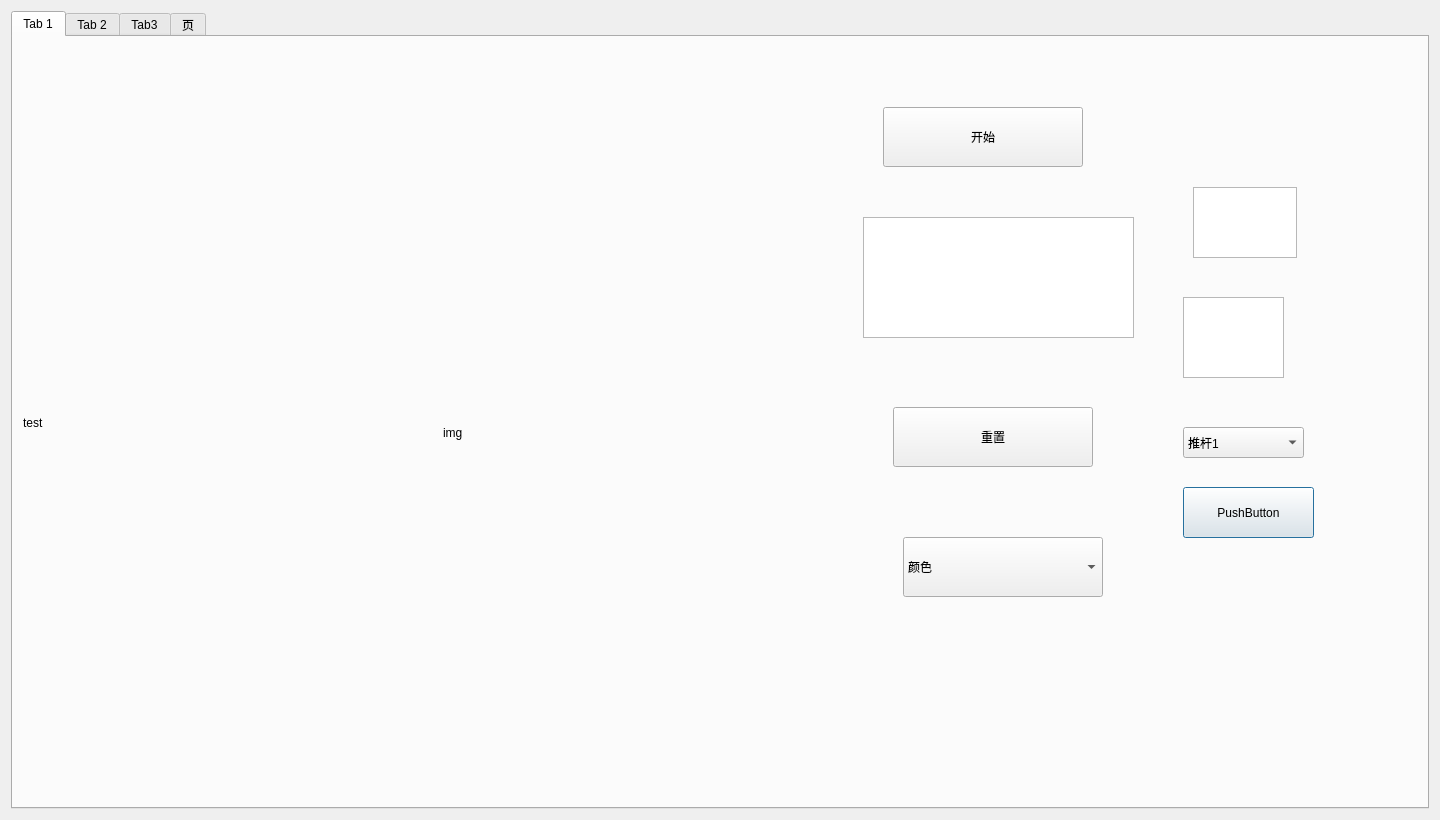
<?xml version="1.0" encoding="UTF-8"?>
<ui version="4.0">
 <class>Dialog</class>
 <widget class="QDialog" name="Dialog">
  <property name="geometry">
   <rect>
    <x>0</x>
    <y>0</y>
    <width>1440</width>
    <height>820</height>
   </rect>
  </property>
  <property name="windowTitle">
   <string>Dialog</string>
  </property>
  <layout class="QGridLayout" name="gridLayout">
   <item row="0" column="1">
    <widget class="QTabWidget" name="tabWidget">
     <property name="sizePolicy">
      <sizepolicy hsizetype="Minimum" vsizetype="Expanding">
       <horstretch>0</horstretch>
       <verstretch>0</verstretch>
      </sizepolicy>
     </property>
     <property name="currentIndex">
      <number>0</number>
     </property>
     <widget class="QWidget" name="tab">
      <attribute name="title">
       <string>Tab 1</string>
      </attribute>
      <widget class="QLabel" name="koutu_img">
       <property name="geometry">
        <rect>
         <x>430</x>
         <y>30</y>
         <width>391</width>
         <height>731</height>
        </rect>
       </property>
       <property name="text">
        <string>img</string>
       </property>
      </widget>
      <widget class="QLabel" name="img_orign">
       <property name="enabled">
        <bool>true</bool>
       </property>
       <property name="geometry">
        <rect>
         <x>10</x>
         <y>10</y>
         <width>401</width>
         <height>751</height>
        </rect>
       </property>
       <property name="sizePolicy">
        <sizepolicy hsizetype="Preferred" vsizetype="Preferred">
         <horstretch>0</horstretch>
         <verstretch>0</verstretch>
        </sizepolicy>
       </property>
       <property name="text">
        <string>test</string>
       </property>
      </widget>
      <widget class="QComboBox" name="choice_puh">
       <property name="geometry">
        <rect>
         <x>1170</x>
         <y>390</y>
         <width>121</width>
         <height>31</height>
        </rect>
       </property>
       <item>
        <property name="text">
         <string>推杆1</string>
        </property>
       </item>
       <item>
        <property name="text">
         <string>推杆2</string>
        </property>
       </item>
       <item>
        <property name="text">
         <string>推杆3</string>
        </property>
       </item>
       <item>
        <property name="text">
         <string>推杆4</string>
        </property>
       </item>
       <item>
        <property name="text">
         <string>推杆5</string>
        </property>
       </item>
      </widget>
      <widget class="QTextEdit" name="uper">
       <property name="geometry">
        <rect>
         <x>1180</x>
         <y>150</y>
         <width>104</width>
         <height>71</height>
        </rect>
       </property>
      </widget>
      <widget class="QTextEdit" name="downer">
       <property name="geometry">
        <rect>
         <x>1170</x>
         <y>260</y>
         <width>101</width>
         <height>81</height>
        </rect>
       </property>
      </widget>
      <widget class="QPushButton" name="applay">
       <property name="geometry">
        <rect>
         <x>1170</x>
         <y>450</y>
         <width>131</width>
         <height>51</height>
        </rect>
       </property>
       <property name="text">
        <string>PushButton</string>
       </property>
      </widget>
      <widget class="QTextEdit" name="txt_hsv">
       <property name="geometry">
        <rect>
         <x>850</x>
         <y>180</y>
         <width>271</width>
         <height>121</height>
        </rect>
       </property>
       <property name="sizePolicy">
        <sizepolicy hsizetype="Fixed" vsizetype="Fixed">
         <horstretch>0</horstretch>
         <verstretch>0</verstretch>
        </sizepolicy>
       </property>
      </widget>
      <widget class="QPushButton" name="btn_reset">
       <property name="geometry">
        <rect>
         <x>880</x>
         <y>370</y>
         <width>200</width>
         <height>60</height>
        </rect>
       </property>
       <property name="sizePolicy">
        <sizepolicy hsizetype="Minimum" vsizetype="Maximum">
         <horstretch>0</horstretch>
         <verstretch>0</verstretch>
        </sizepolicy>
       </property>
       <property name="minimumSize">
        <size>
         <width>200</width>
         <height>60</height>
        </size>
       </property>
       <property name="maximumSize">
        <size>
         <width>100</width>
         <height>16777215</height>
        </size>
       </property>
       <property name="text">
        <string>重置</string>
       </property>
      </widget>
      <widget class="QPushButton" name="btn_start">
       <property name="geometry">
        <rect>
         <x>870</x>
         <y>70</y>
         <width>200</width>
         <height>60</height>
        </rect>
       </property>
       <property name="sizePolicy">
        <sizepolicy hsizetype="Maximum" vsizetype="Maximum">
         <horstretch>0</horstretch>
         <verstretch>0</verstretch>
        </sizepolicy>
       </property>
       <property name="minimumSize">
        <size>
         <width>200</width>
         <height>60</height>
        </size>
       </property>
       <property name="text">
        <string>开始</string>
       </property>
      </widget>
      <widget class="QComboBox" name="comboBox_mode">
       <property name="geometry">
        <rect>
         <x>890</x>
         <y>500</y>
         <width>200</width>
         <height>60</height>
        </rect>
       </property>
       <property name="sizePolicy">
        <sizepolicy hsizetype="Minimum" vsizetype="Maximum">
         <horstretch>0</horstretch>
         <verstretch>0</verstretch>
        </sizepolicy>
       </property>
       <property name="minimumSize">
        <size>
         <width>200</width>
         <height>60</height>
        </size>
       </property>
       <property name="maximumSize">
        <size>
         <width>100</width>
         <height>60</height>
        </size>
       </property>
       <property name="layoutDirection">
        <enum>Qt::LeftToRight</enum>
       </property>
       <item>
        <property name="text">
         <string>颜色</string>
        </property>
       </item>
       <item>
        <property name="text">
         <string>白浅深</string>
        </property>
       </item>
       <item>
        <property name="text">
         <string>形状</string>
        </property>
       </item>
      </widget>
     </widget>
     <widget class="QWidget" name="tab_2">
      <attribute name="title">
       <string>Tab 2</string>
      </attribute>
      <layout class="QVBoxLayout" name="verticalLayout_11">
       <item>
        <layout class="QVBoxLayout" name="verticalLayout">
         <item>
          <widget class="QGroupBox" name="groupBox_output">
           <property name="title">
            <string>GroupBox</string>
           </property>
          </widget>
         </item>
         <item>
          <widget class="QGroupBox" name="groupBox_input">
           <property name="title">
            <string>GroupBox</string>
           </property>
          </widget>
         </item>
        </layout>
       </item>
       <item>
        <widget class="QLabel" name="label_20">
         <property name="sizePolicy">
          <sizepolicy hsizetype="Preferred" vsizetype="Maximum">
           <horstretch>0</horstretch>
           <verstretch>0</verstretch>
          </sizepolicy>
         </property>
         <property name="maximumSize">
          <size>
           <width>16777215</width>
           <height>28</height>
          </size>
         </property>
         <property name="text">
          <string/>
         </property>
        </widget>
       </item>
      </layout>
     </widget>
     <widget class="QWidget" name="tab_3">
      <attribute name="title">
       <string>Tab3</string>
      </attribute>
      <layout class="QGridLayout" name="gridLayout_5">
       <item row="0" column="0" rowspan="3" colspan="4">
        <layout class="QVBoxLayout" name="verticalLayout_4">
         <item>
          <layout class="QGridLayout" name="gridLayout_3">
           <item row="0" column="0">
            <widget class="QTableWidget" name="tableWidget">
             <property name="sizePolicy">
              <sizepolicy hsizetype="Expanding" vsizetype="Expanding">
               <horstretch>0</horstretch>
               <verstretch>0</verstretch>
              </sizepolicy>
             </property>
             <property name="maximumSize">
              <size>
               <width>16777215</width>
               <height>700</height>
              </size>
             </property>
            </widget>
           </item>
           <item row="0" column="2">
            <widget class="QLabel" name="label_11">
             <property name="text">
              <string/>
             </property>
            </widget>
           </item>
           <item row="0" column="1">
            <layout class="QVBoxLayout" name="verticalLayout_2">
             <item>
              <widget class="QPushButton" name="btn_load">
               <property name="sizePolicy">
                <sizepolicy hsizetype="Maximum" vsizetype="Maximum">
                 <horstretch>0</horstretch>
                 <verstretch>0</verstretch>
                </sizepolicy>
               </property>
               <property name="minimumSize">
                <size>
                 <width>200</width>
                 <height>60</height>
                </size>
               </property>
               <property name="text">
                <string>加载设置</string>
               </property>
              </widget>
             </item>
             <item>
              <widget class="QPushButton" name="btn_add">
               <property name="sizePolicy">
                <sizepolicy hsizetype="Maximum" vsizetype="Maximum">
                 <horstretch>0</horstretch>
                 <verstretch>0</verstretch>
                </sizepolicy>
               </property>
               <property name="minimumSize">
                <size>
                 <width>200</width>
                 <height>60</height>
                </size>
               </property>
               <property name="text">
                <string>添加一行</string>
               </property>
              </widget>
             </item>
             <item>
              <widget class="QPushButton" name="btn_apply">
               <property name="sizePolicy">
                <sizepolicy hsizetype="Maximum" vsizetype="Maximum">
                 <horstretch>0</horstretch>
                 <verstretch>0</verstretch>
                </sizepolicy>
               </property>
               <property name="minimumSize">
                <size>
                 <width>200</width>
                 <height>60</height>
                </size>
               </property>
               <property name="text">
                <string>应用</string>
               </property>
              </widget>
             </item>
            </layout>
           </item>
          </layout>
         </item>
         <item>
          <layout class="QVBoxLayout" name="verticalLayout_3">
           <item>
            <layout class="QHBoxLayout" name="horizontalLayout_2">
             <item>
              <widget class="QLabel" name="label_3">
               <property name="sizePolicy">
                <sizepolicy hsizetype="Maximum" vsizetype="Preferred">
                 <horstretch>0</horstretch>
                 <verstretch>0</verstretch>
                </sizepolicy>
               </property>
               <property name="maximumSize">
                <size>
                 <width>230</width>
                 <height>16777215</height>
                </size>
               </property>
               <property name="text">
                <string/>
               </property>
              </widget>
             </item>
             <item>
              <widget class="QLabel" name="label_1">
               <property name="sizePolicy">
                <sizepolicy hsizetype="Maximum" vsizetype="Preferred">
                 <horstretch>0</horstretch>
                 <verstretch>0</verstretch>
                </sizepolicy>
               </property>
               <property name="text">
                <string>波特率</string>
               </property>
              </widget>
             </item>
             <item>
              <widget class="QLabel" name="label">
               <property name="sizePolicy">
                <sizepolicy hsizetype="Maximum" vsizetype="Preferred">
                 <horstretch>0</horstretch>
                 <verstretch>0</verstretch>
                </sizepolicy>
               </property>
               <property name="text">
                <string>串口选择</string>
               </property>
              </widget>
             </item>
            </layout>
           </item>
           <item>
            <layout class="QHBoxLayout" name="horizontalLayout">
             <item>
              <widget class="QLabel" name="Light">
               <property name="sizePolicy">
                <sizepolicy hsizetype="Maximum" vsizetype="Maximum">
                 <horstretch>0</horstretch>
                 <verstretch>0</verstretch>
                </sizepolicy>
               </property>
               <property name="text">
                <string>TextLabel</string>
               </property>
              </widget>
             </item>
             <item>
              <widget class="QPushButton" name="pushButton">
               <property name="sizePolicy">
                <sizepolicy hsizetype="Minimum" vsizetype="Minimum">
                 <horstretch>0</horstretch>
                 <verstretch>0</verstretch>
                </sizepolicy>
               </property>
               <property name="minimumSize">
                <size>
                 <width>200</width>
                 <height>60</height>
                </size>
               </property>
               <property name="maximumSize">
                <size>
                 <width>100</width>
                 <height>60</height>
                </size>
               </property>
               <property name="text">
                <string>连接</string>
               </property>
              </widget>
             </item>
             <item>
              <widget class="QComboBox" name="comboBox_2">
               <property name="sizePolicy">
                <sizepolicy hsizetype="Minimum" vsizetype="Minimum">
                 <horstretch>0</horstretch>
                 <verstretch>0</verstretch>
                </sizepolicy>
               </property>
               <property name="minimumSize">
                <size>
                 <width>200</width>
                 <height>60</height>
                </size>
               </property>
               <property name="maximumSize">
                <size>
                 <width>100</width>
                 <height>60</height>
                </size>
               </property>
               <property name="layoutDirection">
                <enum>Qt::LeftToRight</enum>
               </property>
               <item>
                <property name="text">
                 <string>38400</string>
                </property>
               </item>
              </widget>
             </item>
             <item>
              <widget class="QComboBox" name="comboBox_1">
               <property name="sizePolicy">
                <sizepolicy hsizetype="Minimum" vsizetype="Minimum">
                 <horstretch>0</horstretch>
                 <verstretch>0</verstretch>
                </sizepolicy>
               </property>
               <property name="minimumSize">
                <size>
                 <width>200</width>
                 <height>60</height>
                </size>
               </property>
               <property name="maximumSize">
                <size>
                 <width>100</width>
                 <height>60</height>
                </size>
               </property>
               <item>
                <property name="text">
                 <string>COM3</string>
                </property>
               </item>
               <item>
                <property name="text">
                 <string>COM4</string>
                </property>
               </item>
               <item>
                <property name="text">
                 <string>COM1</string>
                </property>
               </item>
               <item>
                <property name="text">
                 <string>COM2</string>
                </property>
               </item>
               <item>
                <property name="text">
                 <string>COM5</string>
                </property>
               </item>
               <item>
                <property name="text">
                 <string>COM6</string>
                </property>
               </item>
               <item>
                <property name="text">
                 <string>COM7</string>
                </property>
               </item>
               <item>
                <property name="text">
                 <string>COM8</string>
                </property>
               </item>
              </widget>
             </item>
            </layout>
           </item>
           <item>
            <widget class="QLabel" name="label_17">
             <property name="text">
              <string/>
             </property>
            </widget>
           </item>
           <item>
            <widget class="QLabel" name="label_18">
             <property name="text">
              <string/>
             </property>
            </widget>
           </item>
          </layout>
         </item>
        </layout>
       </item>
      </layout>
      <widget class="QLabel" name="label_16">
       <property name="geometry">
        <rect>
         <x>40</x>
         <y>360</y>
         <width>277</width>
         <height>16</height>
        </rect>
       </property>
       <property name="text">
        <string/>
       </property>
      </widget>
     </widget>
     <widget class="QWidget" name="tab_4">
      <attribute name="title">
       <string>页</string>
      </attribute>
      <widget class="QPushButton" name="btn1">
       <property name="geometry">
        <rect>
         <x>250</x>
         <y>80</y>
         <width>75</width>
         <height>71</height>
        </rect>
       </property>
       <property name="text">
        <string>bbb</string>
       </property>
      </widget>
      <widget class="QTextEdit" name="txt_trg_state">
       <property name="geometry">
        <rect>
         <x>170</x>
         <y>210</y>
         <width>491</width>
         <height>71</height>
        </rect>
       </property>
      </widget>
     </widget>
    </widget>
   </item>
  </layout>
 </widget>
 <resources/>
 <connections/>
</ui>
